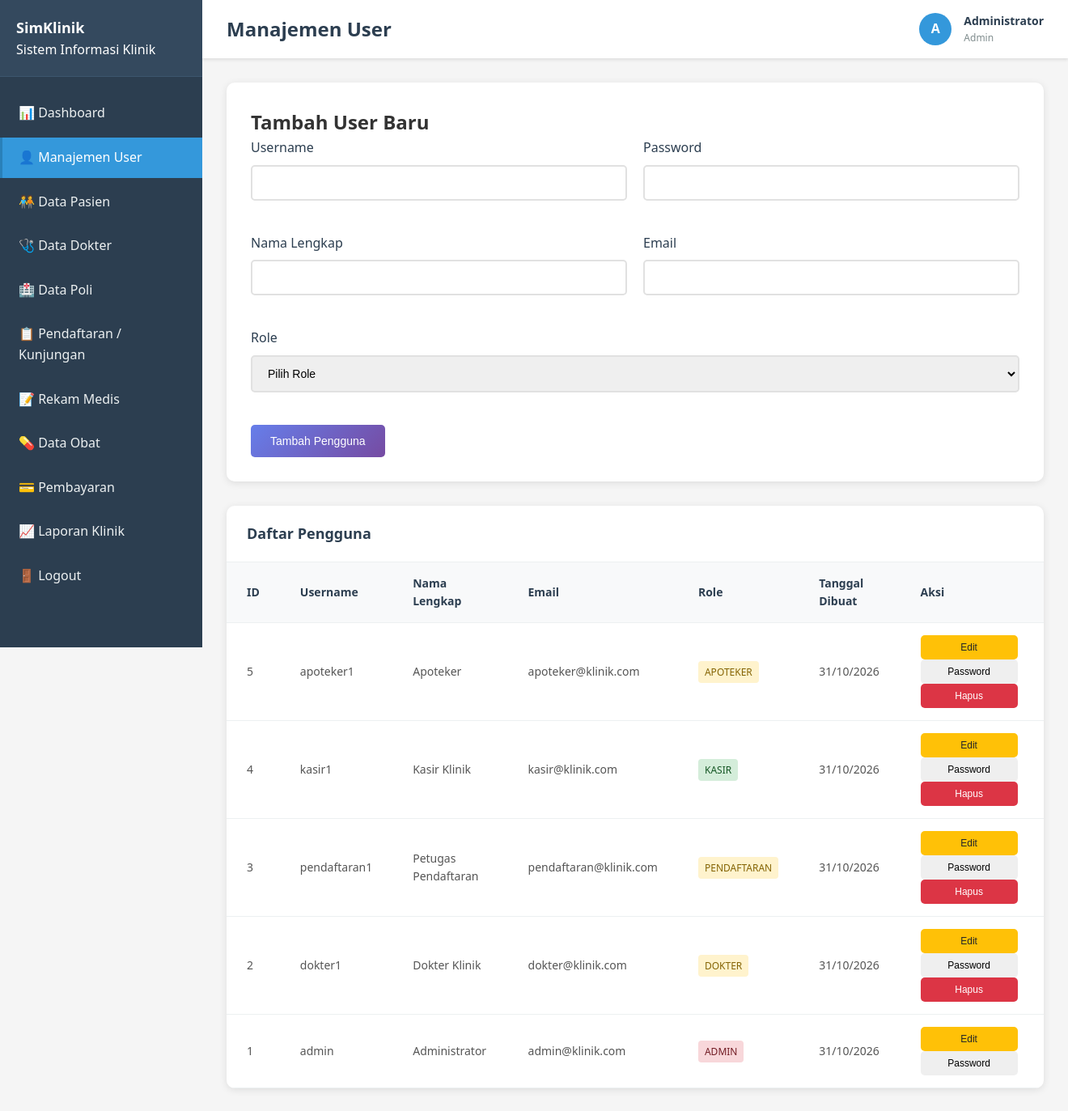
Page /manajemen_user.php (signed in) on the committed database.
### tables this page shows
CREATE TABLE users (
    id INT AUTO_INCREMENT PRIMARY KEY,
    username VARCHAR(50) UNIQUE NOT NULL,
    password VARCHAR(255) NOT NULL,
    nama_lengkap VARCHAR(100) NOT NULL,
    email VARCHAR(100),
    role ENUM(
        'admin',
        'dokter',
        'perawat',
        'pendaftaran',
        'kasir',
        'apoteker',
        'gudang'
    ) NOT NULL,
    status ENUM('aktif', 'nonaktif') DEFAULT 'aktif',
    created_at TIMESTAMP DEFAULT CURRENT_TIMESTAMP,
    updated_at TIMESTAMP DEFAULT CURRENT_TIMESTAMP
        ON UPDATE CURRENT_TIMESTAMP
);

### models/Manajemen_user.php (called while the page is built, shortened)
<?php
class Manajemen_user
{
    private $conn;
    private $table = 'users';
    public function __construct($db)
    {
        $this->conn = $db;
    }
    public function readAll()
    {
        $query = "SELECT * FROM " . $this->table . " ORDER BY id DESC";
        $stmt = $this->conn->prepare($query);
        $stmt->execute();
        return $stmt;
    }
}

### manajemen_user.php (the view, shortened to what this page needs)
<?php
require_once 'config/config.php';
require_once 'models/Manajemen_user.php';
$database = new Database();
$db = $database->getConnection();
$manajemen_user = new Manajemen_user($db);
$stmt = $manajemen_user->readAll();
?>
<!DOCTYPE html>
<html lang="id">
<head>
    <link rel="stylesheet" href="assets/css/style.css">
</head>
<body>
<div class="main-container">
    <?php
    require_once 'sidebar.php';
    ?>
    <main class="main-content">
        <header class="top-nav">
            <h1>Manajemen User</h1>
            <div class="user-info">
                <div class="user-avatar">
                    <?php
                    echo strtoupper(substr($_SESSION['nama_lengkap'], 0, 1));
                    ?>
                </div>
                <div class="user-details">
                    <div class="user-name">
                        <?php
                        echo htmlspecialchars($_SESSION['nama_lengkap']);
                        ?>
                    </div>
                    <div class="user-role">
                        <?php
                        echo ucfirst($_SESSION['user_role']);
                        ?>
                    </div>
                </div>
            </div>
        </header>
        <div class="content">
            <div class="form-container">
                <h2>Tambah User Baru</h2>
                <form method="POST">
                    <div class="form-row">
                        <div class="form-group">
                            <label for="username">Username</label>
                            <input
                                type="text"
                                id="username"
                                name="username"
                                required
                            >
                        </div>
                        <div class="form-group">
                            <label for="password">Password</label>
                            <input
                                type="password"
                                id="password"
                                name="password"
                                required
                            >
                        </div>
                    </div>
                    <div class="form-row">
                        <div class="form-group">
                            <label for="nama_lengkap">Nama Lengkap</label>
                            <input
                                type="text"
                                id="nama_lengkap"
                                name="nama_lengkap"
                                required
                            >
                        </div>
                        <div class="form-group">
                            <label for="email">Email</label>
                            <input
                                type="email"
                                id="email"
                                name="email"
                            >
                        </div>
                    </div>
                    <div class="form-row">
                        <div class="form-group">
                            <label for="role">Role</label>
                            <select id="role" name="role" required>
                                <option value="">Pilih Role</option>
                            </select>
                        </div>
                    </div>
                    <button type="submit" class="btn btn-primary">
                        Tambah Pengguna
                    </button>
                </form>
            </div>
            <div class="table-container">
                <div class="table-header">
                    <h3 class="table-title">Daftar Pengguna</h3>
                </div>
                <table class="table">
                    <thead>
                        <tr>
                            <th>ID</th>
                            <th>Username</th>
                            <th>Nama Lengkap</th>
                            <th>Email</th>
                            <th>Role</th>
                            <th>Tanggal Dibuat</th>
                            <th>Aksi</th>
                        </tr>
                    </thead>
                    <tbody>
                        <?php while ($row = $stmt->fetch(PDO::FETCH_ASSOC)): ?>
                            <tr>
                                <td>
                                    <?php
                                    echo htmlspecialchars((string) $row['id']);
                                    ?>
                                </td>
                                <td>
                                    <?php
                                    echo htmlspecialchars($row['username']);
                                    ?>
                                </td>
                                <td>
                                    <?php
                                    echo htmlspecialchars($row['nama_lengkap']);
                                    ?>
                                </td>
                                <td>
                                    <?php
                                    echo htmlspecialchars($row['email'] ?? '') ?: '-';
                                    ?>
                                </td>
                                <td>
                                    <span class="badge <?php
                                        echo $row['role'] === 'admin'
                                            ? 'badge-danger'
                                            : ($row['role'] === 'kasir'
                                                ? 'badge-success'
                                                : 'badge-warning');
                                    ?>">
                                        <?php
                                        echo htmlspecialchars(ucfirst($row['role']));
                                        ?>
                                    </span>
                                </td>
                                <td>
                                    <?php
                                    echo !empty($row['created_at'])
                                        ? date(
                                            'd/m/Y',
                                            strtotime($row['created_at'])
                                        )
                                        : '-';
                                    ?>
                                </td>
                                <td>
                                    <button
                                        type="button"
                                        onclick='editManajemenUser(<?php
                                            echo htmlspecialchars(
                                                json_encode($row),
                                                ENT_QUOTES,
                                                "UTF-8"
                                            );
                                        ?>)'
                                        class="btn btn-warning btn-sm">
                                        Edit
                                    </button>
                                    <button
                                        type="button"
                                        onclick='changeManajemenUserPassword(
                                            <?php echo (int) $row['id']; ?>,
                                            <?php
                                            echo htmlspecialchars(
                                                json_encode($row['username']),
                                                ENT_QUOTES,
                                                "UTF-8"
                                            );
                                            ?>
                                        )'
                                        class="btn btn-info btn-sm">
                                        Password
                                    </button>
                                    <?php if ($row['id'] != $_SESSION['user_id']): ?>
                                        <button
                                            type="button"
                                            onclick="deleteManajemenUser(
                                                <?php echo (int) $row['id']; ?>
                                            )"
                                            class="btn btn-danger btn-sm">
                                            Hapus
                                        </button>
                                    <?php endif; ?>
                                </td>
                            </tr>
                        <?php endwhile; ?>
                    </tbody>
                </table>
            </div>
        </div>
    </main>
</div>
</body>
</html>

### sidebar.php
<?php
$current_page = basename($_SERVER['PHP_SELF']);
$role = $_SESSION['user_role'] ?? '';
?>
<nav class="sidebar">
    <div class="sidebar-header">
        <h2>SimKlinik</h2>
        <p>Sistem Informasi Klinik</p>
    </div>
    <ul class="sidebar-nav">
        <li class="nav-item">
            <a href="dashboard.php"
               class="nav-link <?= $current_page === 'dashboard.php' ? 'active' : '' ?>">
                📊 Dashboard
            </a>
        </li>
        <?php if ($role === 'admin'): ?>
        <li class="nav-item">
            <a href="manajemen_user.php"
               class="nav-link <?= $current_page === 'manajemen_user.php' ? 'active' : '' ?>">
                👤 Manajemen User
            </a>
        </li>
        <?php endif; ?>
        <li class="nav-item">
            <a href="pasien.php"
               class="nav-link <?= $current_page === 'pasien.php' ? 'active' : '' ?>">
                🧑‍🤝‍🧑 Data Pasien
            </a>
        </li>
        <li class="nav-item">
            <a href="dokter.php"
               class="nav-link <?= $current_page === 'dokter.php' ? 'active' : '' ?>">
                🩺 Data Dokter
            </a>
        </li>
        <li class="nav-item">
            <a href="poli.php"
               class="nav-link <?= $current_page === 'poli.php' ? 'active' : '' ?>">
                🏥 Data Poli
            </a>
        </li>
        <li class="nav-item">
            <a href="kunjungan.php"
               class="nav-link <?= $current_page === 'kunjungan.php' ? 'active' : '' ?>">
                📋 Pendaftaran / Kunjungan
            </a>
        </li>
        <li class="nav-item">
            <a href="rekam_medis.php"
               class="nav-link <?= $current_page === 'rekam_medis.php' ? 'active' : '' ?>">
                📝 Rekam Medis
            </a>
        </li>
        <li class="nav-item">
            <a href="obat.php"
               class="nav-link <?= $current_page === 'obat.php' ? 'active' : '' ?>">
                💊 Data Obat
            </a>
        </li>
        <li class="nav-item">
            <a href="pembayaran.php"
               class="nav-link <?= $current_page === 'pembayaran.php' ? 'active' : '' ?>">
                💳 Pembayaran
            </a>
        </li>
        <li class="nav-item">
            <a href="laporan.php"
               class="nav-link <?= $current_page === 'laporan.php' ? 'active' : '' ?>">
                📈 Laporan Klinik
            </a>
        </li>
        <li class="nav-item">
            <a href="logout.php" class="nav-link">
                🚪 Logout
            </a>
        </li>
    </ul>
</nav>

### assets/css/style.css (style rules this page uses)
* { margin: 0; padding: 0; box-sizing: border-box; }
body { font-family: 'Segoe UI', Tahoma, Geneva, Verdana, sans-serif; line-height: 1.6; color: #333; background-color: #f5f5f5; }
.btn { display: inline-block; padding: 12px 24px; border: none; border-radius: 5px; text-decoration: none; text-align: center; cursor: pointer; font-size: 14px; font-weight: 500; transition: all 0.3s ease; min-width: 120px; }
.btn-primary { background: linear-gradient(135deg, #667eea 0%, #764ba2 100%); color: white; }
.btn-danger { background: #dc3545; color: white; }
.btn-warning { background: #ffc107; color: #212529; }
.btn-sm { padding: 8px 16px; font-size: 12px; }
.main-container { display: flex; min-height: 100vh; }
.sidebar { width: 250px; background: #2c3e50; color: white; padding: 0; position: fixed; height: 100vh; overflow-y: auto; transition: transform 0.3s ease; z-index: 1000; }
.sidebar-header { padding: 20px; background: #34495e; border-bottom: 1px solid #3d566e; }
.sidebar-header h2 { font-size: 18px; font-weight: 600; }
.sidebar-nav { padding: 20px 0; }
.nav-item { margin-bottom: 5px; }
.nav-link { display: block; padding: 12px 20px; color: #ecf0f1; text-decoration: none; transition: all 0.3s ease; border-left: 3px solid transparent; }
.nav-link.active { background: #3498db; border-left-color: #2980b9; color: white; }
.main-content { flex: 1; margin-left: 250px; padding: 0; }
.top-nav { background: white; padding: 15px 30px; box-shadow: 0 2px 4px rgba(0,0,0,0.1); display: flex; justify-content: space-between; align-items: center; position: sticky; top: 0; z-index: 999; }
.top-nav h1 { font-size: 24px; color: #2c3e50; margin: 0; }
.user-info { display: flex; align-items: center; gap: 15px; }
.user-avatar { width: 40px; height: 40px; background: #3498db; border-radius: 50%; display: flex; align-items: center; justify-content: center; color: white; font-weight: bold; }
.user-details { display: flex; flex-direction: column; }
.user-name { font-weight: 600; color: #2c3e50; font-size: 14px; }
.user-role { font-size: 12px; color: #7f8c8d; text-transform: capitalize; }
.content { padding: 30px; }
.table-container { background: white; border-radius: 10px; box-shadow: 0 2px 10px rgba(0,0,0,0.1); overflow: hidden; }
.table-header { padding: 20px 25px; border-bottom: 1px solid #ecf0f1; display: flex; justify-content: space-between; align-items: center; }
.table-title { font-size: 18px; font-weight: 600; color: #2c3e50; }
.table { width: 100%; border-collapse: collapse; }
.table th, .table td { padding: 15px 25px; text-align: left; border-bottom: 1px solid #ecf0f1; }
.table th { background: #f8f9fa; font-weight: 600; color: #2c3e50; font-size: 14px; }
.table td { font-size: 14px; color: #555; }
.form-container { background: white; border-radius: 10px; box-shadow: 0 2px 10px rgba(0,0,0,0.1); padding: 30px; margin-bottom: 30px; }
.form-row { display: grid; grid-template-columns: repeat(auto-fit, minmax(250px, 1fr)); gap: 20px; margin-bottom: 20px; }
.form-group { margin-bottom: 20px; }
.form-group label { display: block; margin-bottom: 8px; font-weight: 500; color: #2c3e50; }
.form-group input, .form-group select, .form-group textarea { width: 100%; padding: 12px 15px; border: 2px solid #e1e1e1; border-radius: 5px; font-size: 14px; transition: border-color 0.3s ease; }
.badge { display: inline-block; padding: 4px 8px; font-size: 12px; font-weight: 500; border-radius: 4px; text-transform: uppercase; }
.badge-success { background: #d4edda; color: #155724; }
.badge-warning { background: #fff3cd; color: #856404; }
.badge-danger { background: #f8d7da; color: #721c24; }

### rows in the picture
users: id "5", username "apoteker1", nama_lengkap "Apoteker", email "apoteker@klinik.com", role "APOTEKER", created_at "31/10/2026"
users: id "4", username "kasir1", nama_lengkap "Kasir Klinik", email "kasir@klinik.com", role "KASIR", created_at "31/10/2026"
users: id "3", username "pendaftaran1", nama_lengkap "Petugas Pendaftaran", email "pendaftaran@klinik.com", role "PENDAFTARAN", created_at "31/10/2026"
users: id "2", username "dokter1", nama_lengkap "Dokter Klinik", email "dokter@klinik.com", role "DOKTER", created_at "31/10/2026"
users: id "1", username "admin", nama_lengkap "Administrator", email "admin@klinik.com", role "ADMIN", created_at "31/10/2026"

### other values in the picture
substr($_SESSION['nama_lengkap'], 0, 1) "A"
$_SESSION['nama_lengkap'] "Administrator"
$_SESSION['user_role'] "Admin"
